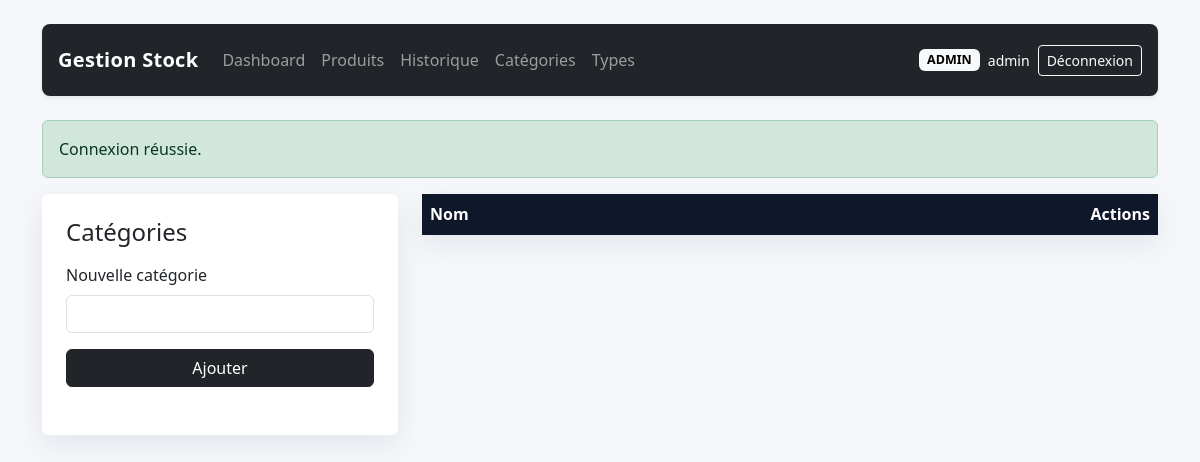
/?route=category/index (signed in), run on an earlier commit of the app's database.
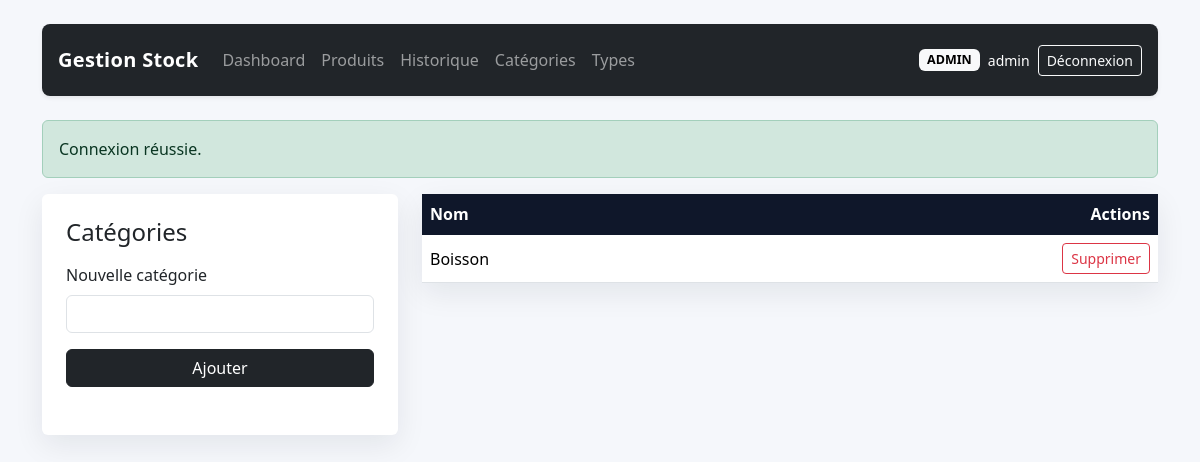
And on a later commit of the database.
### tables this page shows
CREATE TABLE categories (
    id INT UNSIGNED AUTO_INCREMENT PRIMARY KEY,
    name VARCHAR(150) NOT NULL UNIQUE
);

### config/app.php (called while the page is built, shortened)
<?php
function base_route(string $route, array $params = []): string
{
    $query = ['route' => $route] + $params;
    return '?' . http_build_query($query);
}
function e(mixed $value): string
{
    return htmlspecialchars((string) $value, ENT_QUOTES, 'UTF-8');
}
function render(string $view, array $data = []): void
{
    extract($data, EXTR_SKIP);
    require __DIR__ . '/../views/partials/header.php';
    require __DIR__ . '/../views/partials/navbar.php';
    require __DIR__ . '/../views/' . $view . '.php';
    require __DIR__ . '/../views/partials/footer.php';
}

### controllers/CategoryController.php (called while the page is built, shortened)
<?php
class CategoryController
{
    public function index(): void
    {
        render('categories/index', [
            'categories' => (new Category())->all(),
        ]);
    }
}

### index.php (called while the page is built, shortened)
<?php
require_once __DIR__ . '/config/app.php';
require_once __DIR__ . '/config/db.php';
$route = $_GET['route'] ?? (is_logged_in() ? 'dashboard/index' : 'auth/loginForm');
[$controllerName, $actionName] = array_pad(explode('/', $route, 2), 2, 'index');
$actionMethod = $actionName;
$controller = new $controllerClass();
try {
    $controller->$actionMethod();
} catch (Throwable $throwable) {
    http_response_code(500);
    $errorMessage = 'Une erreur est survenue lors du traitement de la requête. Vérifie la configuration et réessaye.';
    if (APP_DEBUG) {
        $errorMessage .= ' Détail: ' . $throwable->getMessage();
    }
    render('errors/database', [
        'errorMessage' => $errorMessage,
    ]);
}

### models/BaseModel.php (called while the page is built, shortened)
<?php
require_once __DIR__ . '/../config/db.php';
abstract class BaseModel
{
    protected PDO $pdo;
    public function __construct()
    {
        $this->pdo = db();
    }
    protected function fetchAll(string $sql, array $params = []): array
    {
        $stmt = $this->pdo->prepare($sql);
        $stmt->execute($params);
        return $stmt->fetchAll();
    }
}

### config/db.php (called while the page is built, shortened)
<?php
require_once __DIR__ . '/app.php';
function db(): PDO
{
    static $pdo = null;
    $socket = '/opt/lampp/var/mysql/mysql.sock';
    $database = 'gestion_stock';
    $username = 'root';
    $password = '';
    $charset = 'utf8mb4';
    $dsn = "mysql:unix_socket={$socket};dbname={$database};charset={$charset}";
    try {
        $pdo = new PDO($dsn, $username, $password, [
            PDO::ATTR_ERRMODE => PDO::ERRMODE_EXCEPTION,
            PDO::ATTR_DEFAULT_FETCH_MODE => PDO::FETCH_ASSOC,
            PDO::ATTR_EMULATE_PREPARES => false,
        ]);
    } catch (PDOException $exception) {
        throw new RuntimeException(
            'Connexion MySQL impossible. Vérifie le host, l’utilisateur, le mot de passe et l’import de la base.',
            0,
            $exception
        );
    }
    return $pdo;
}

### models/Category.php (called while the page is built, shortened)
<?php
require_once __DIR__ . '/BaseModel.php';
class Category extends BaseModel
{
    public function all(): array
    {
        return $this->fetchAll('SELECT * FROM categories ORDER BY name ASC');
    }
}

### views/categories/index.php (the view, shortened to what this page needs)
<div class="row g-4">
    <div class="col-lg-4">
        <div class="card card-shadow">
            <div class="card-body p-4">
                <h1 class="h4 mb-3">Catégories</h1>
                <form method="post" action="<?= e(base_route('category/store')) ?>" class="mb-4">
                    <label class="form-label">Nouvelle catégorie</label>
                    <input type="text" name="name" class="form-control mb-3" required>
                    <button class="btn btn-dark w-100">Ajouter</button>
                </form>
            </div>
        </div>
    </div>
    <div class="col-lg-8">
        <div class="card card-shadow">
            <div class="table-responsive">
                <table class="table mb-0 align-middle">
                    <thead>
                    <tr>
                        <th>Nom</th>
                        <th class="text-end">Actions</th>
                    </tr>
                    </thead>
                    <tbody>
                    <?php foreach ($categories as $category): ?>
                        <tr>
                            <td><?= e($category['name']) ?></td>
                            <td class="text-end">
                                <form class="d-inline" method="post" action="<?= e(base_route('category/delete')) ?>" onsubmit="return confirm('Supprimer cette catégorie ?');">
                                    <button class="btn btn-sm btn-outline-danger">Supprimer</button>
                                </form>
                            </td>
                        </tr>
                    <?php endforeach; ?>
                    </tbody>
                </table>
            </div>
        </div>
    </div>
</div>

What changed in the data, as far as the page shows it:
added categories: name "Boisson"
